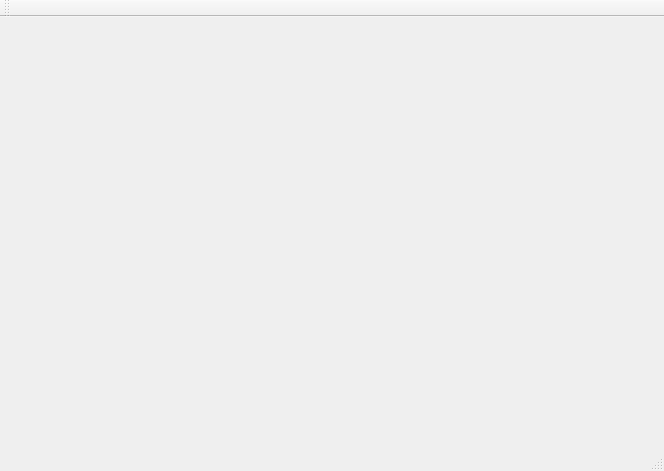
<?xml version="1.0" encoding="UTF-8"?>
<ui version="4.0">
 <class>MainWindow</class>
 <widget class="QMainWindow" name="MainWindow">
  <property name="geometry">
   <rect>
    <x>0</x>
    <y>0</y>
    <width>664</width>
    <height>471</height>
   </rect>
  </property>
  <property name="windowTitle">
   <string>MainWindow</string>
  </property>
  <widget class="QWidget" name="centralWidget"/>
  <widget class="QMenuBar" name="menuBar">
   <property name="geometry">
    <rect>
     <x>0</x>
     <y>0</y>
     <width>664</width>
     <height>23</height>
    </rect>
   </property>
  </widget>
  <widget class="QToolBar" name="mainToolBar">
   <attribute name="toolBarArea">
    <enum>TopToolBarArea</enum>
   </attribute>
   <attribute name="toolBarBreak">
    <bool>false</bool>
   </attribute>
  </widget>
  <widget class="QStatusBar" name="statusBar"/>
 </widget>
 <layoutdefault spacing="6" margin="11"/>
 <resources/>
 <connections/>
</ui>
